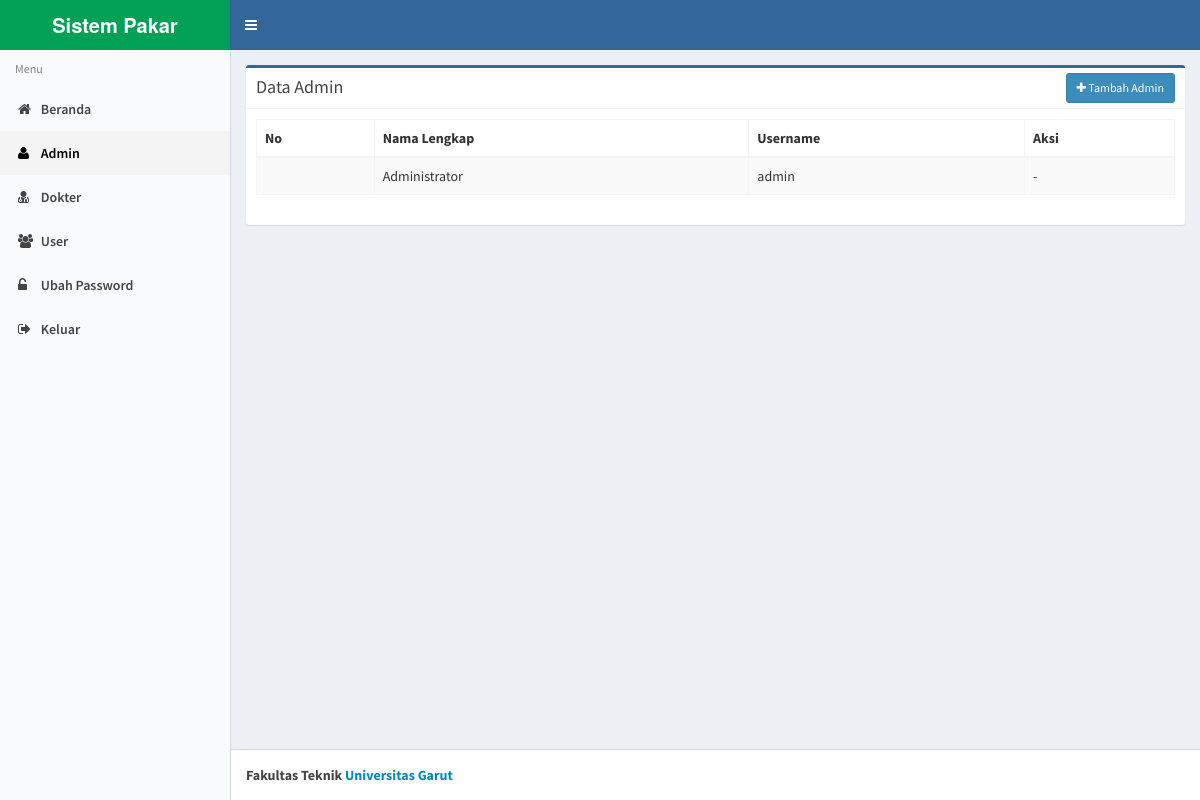
/index.php?page=admin (signed in), run on the app's committed database.
### tables this page shows
CREATE TABLE `pengguna` (
  `id_pengguna` int(11) NOT NULL,
  `nama_lengkap` varchar(50) NOT NULL,
  `username` varchar(20) NOT NULL,
  `password` varchar(20) NOT NULL,
  `level` enum('Admin','Dokter','User') NOT NULL
);

### admin.php (the view, shortened to what this page needs)
<?php
$link_update = '?page=update_admin';
$list_data = '';
$q = "select * from pengguna where level='Admin' order by id_pengguna desc";
$q = mysqli_query($con, $q);
if (mysqli_num_rows($q) > 0) {
    while ($r = mysqli_fetch_array($q)) {
        $list_data .= '
		<tr>
            <td></td>
            <td>' . $r['nama_lengkap'] . '</td>
            <td>' . $r['username'] . '</td>
            <td>';
        if ($r['username'] == 'admin') {
            $list_data .= '-';
        }
        $list_data .= '
            </td>
		</tr>';
    }
}
?>
<div class="box box-success">
    <div class="box-header with-border">
        <h3 class="box-title">Data Admin</h3>
        <div class="box-tools">
            <a href="<?php echo $link_update; ?>" class="btn btn-primary btn-sm"><i class="fa fa-plus"></i> Tambah Admin</a>
        </div>
    </div>
    <div class="box-body">
        <div class="table-responsive">
            <table class="table table-striped table-bordered" id="dataTables1">
                <thead>
                    <tr>
                        <th>No</th>
                        <th>Nama Lengkap</th>
                        <th>Username</th>
                        <th width="150">Aksi</th>
                    </tr>
                </thead>
                <tbody>
                    <?php echo $list_data; ?>
                </tbody>
            </table>
        </div>
    </div>
</div>

### data on the page
pengguna: nama_lengkap "Administrator", username "admin", username "-"
